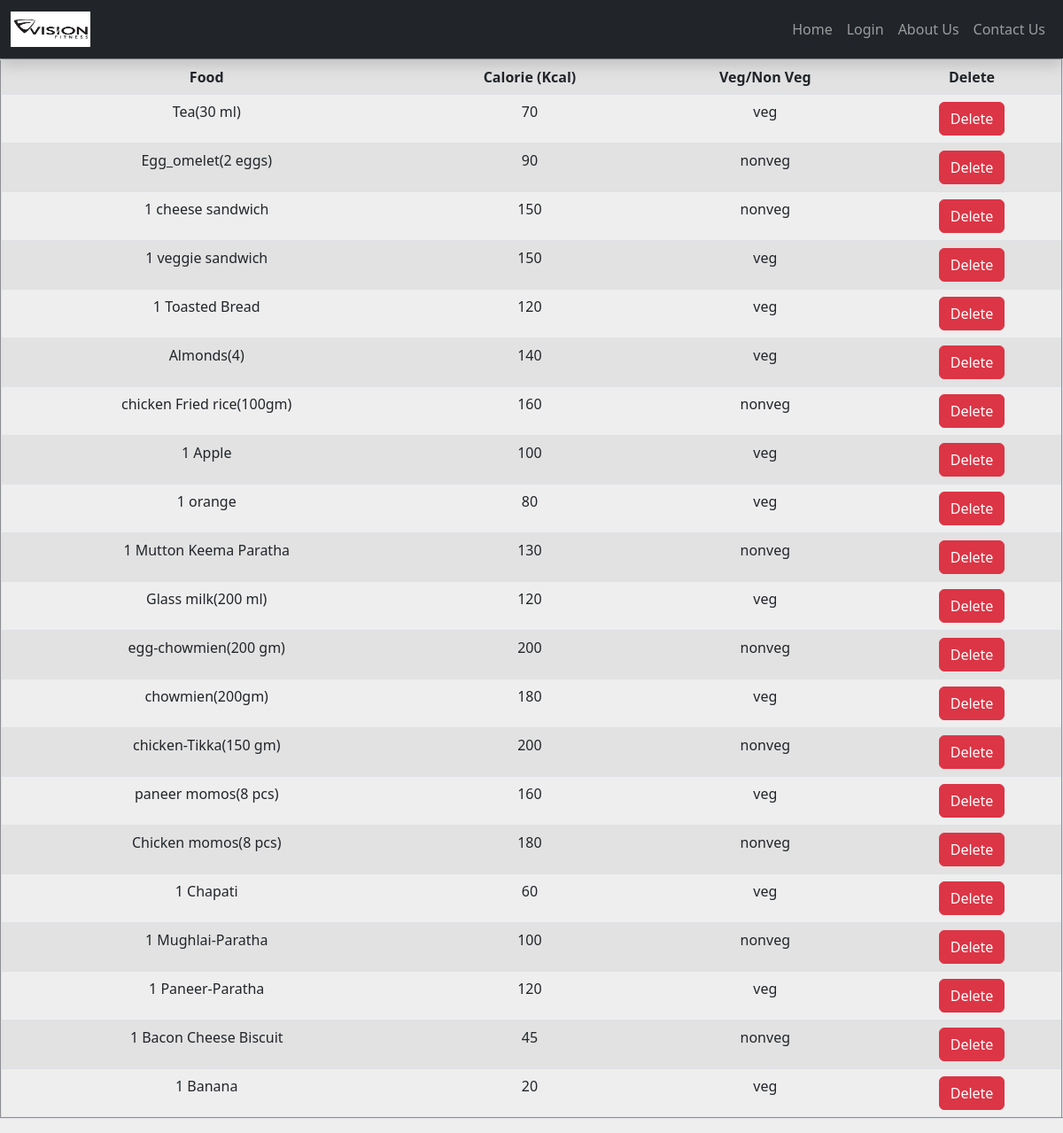
Page /daily_food_items/ (signed in) on the committed database.
### health/models.py (models this page shows)
class intakediet(models.Model):
    intakefood = models.CharField(max_length=200)
    intakecalorie= models.IntegerField(null=True)
    veg_nonveg=models.CharField(max_length=200)

### health/views.py (the view)
# urls.py: path('daily_food_items/', views.daily_food_items, name="daily_food_items"),
def daily_food_items(request):
  if "id" in request.session:
    diet=intakediet.objects.all()
    return render(request, "health/daily_food_items.html", {"diet":diet })
  return render(request,"health/login.html")

### health/Templates/health/daily_food_items.html
{% extends "health/base.html" %}
{% block content %}
<div class="d-flex justify-content-center">
<table class="table table-striped text-center" border="2">
    <tr>
    <th>Food</th>
    <th>Calorie (Kcal)</th>
    <th>Veg/Non Veg</th>
    <th>Delete</th>
    </tr>
    {% for d in diet %}
    <tr>
    <td>{{d.intakefood}}</td>
    <td>{{d.intakecalorie}}</td>
    <td>{{d.veg_nonveg}}</td>
    <td><a href="{% url 'delete_daily_food_items'  id=d.id %}" class="btn btn-danger" onclick="return confirm('Are you sure you want to delete this item')">Delete</a></td>
    </tr>
    {% endfor %}
</table>
</div>
{% endblock %}

### rows in the picture
intakediet: intakefood "Tea(30 ml)", intakecalorie "70", veg_nonveg "veg"
intakediet: intakefood "Egg_omelet(2 eggs)", intakecalorie "90", veg_nonveg "nonveg"
intakediet: intakefood "1 cheese sandwich", intakecalorie "150", veg_nonveg "nonveg"
intakediet: intakefood "1 veggie sandwich", intakecalorie "150", veg_nonveg "veg"
intakediet: intakefood "1 Toasted Bread", intakecalorie "120", veg_nonveg "veg"
intakediet: intakefood "Almonds(4)", intakecalorie "140", veg_nonveg "veg"
intakediet: intakefood "chicken Fried rice(100gm)", intakecalorie "160", veg_nonveg "nonveg"
intakediet: intakefood "1 Apple", intakecalorie "100", veg_nonveg "veg"
intakediet: intakefood "1 orange", intakecalorie "80", veg_nonveg "veg"
intakediet: intakefood "1 Mutton Keema Paratha", intakecalorie "130", veg_nonveg "nonveg"
intakediet: intakefood "Glass milk(200 ml)", intakecalorie "120", veg_nonveg "veg"
intakediet: intakefood "egg-chowmien(200 gm)", intakecalorie "200", veg_nonveg "nonveg"
intakediet: intakefood "chowmien(200gm)", intakecalorie "180", veg_nonveg "veg"
intakediet: intakefood "chicken-Tikka(150 gm)", intakecalorie "200", veg_nonveg "nonveg"
intakediet: intakefood "paneer momos(8 pcs)", intakecalorie "160", veg_nonveg "veg"
intakediet: intakefood "Chicken momos(8 pcs)", intakecalorie "180", veg_nonveg "nonveg"
intakediet: intakefood "1 Chapati", intakecalorie "60", veg_nonveg "veg"
intakediet: intakefood "1 Mughlai-Paratha", intakecalorie "100", veg_nonveg "nonveg"
intakediet: intakefood "1 Paneer-Paratha", intakecalorie "120", veg_nonveg "veg"
intakediet: intakefood "1 Bacon Cheese Biscuit", intakecalorie "45", veg_nonveg "nonveg"
intakediet: intakefood "1 Banana", intakecalorie "20", veg_nonveg "veg"
